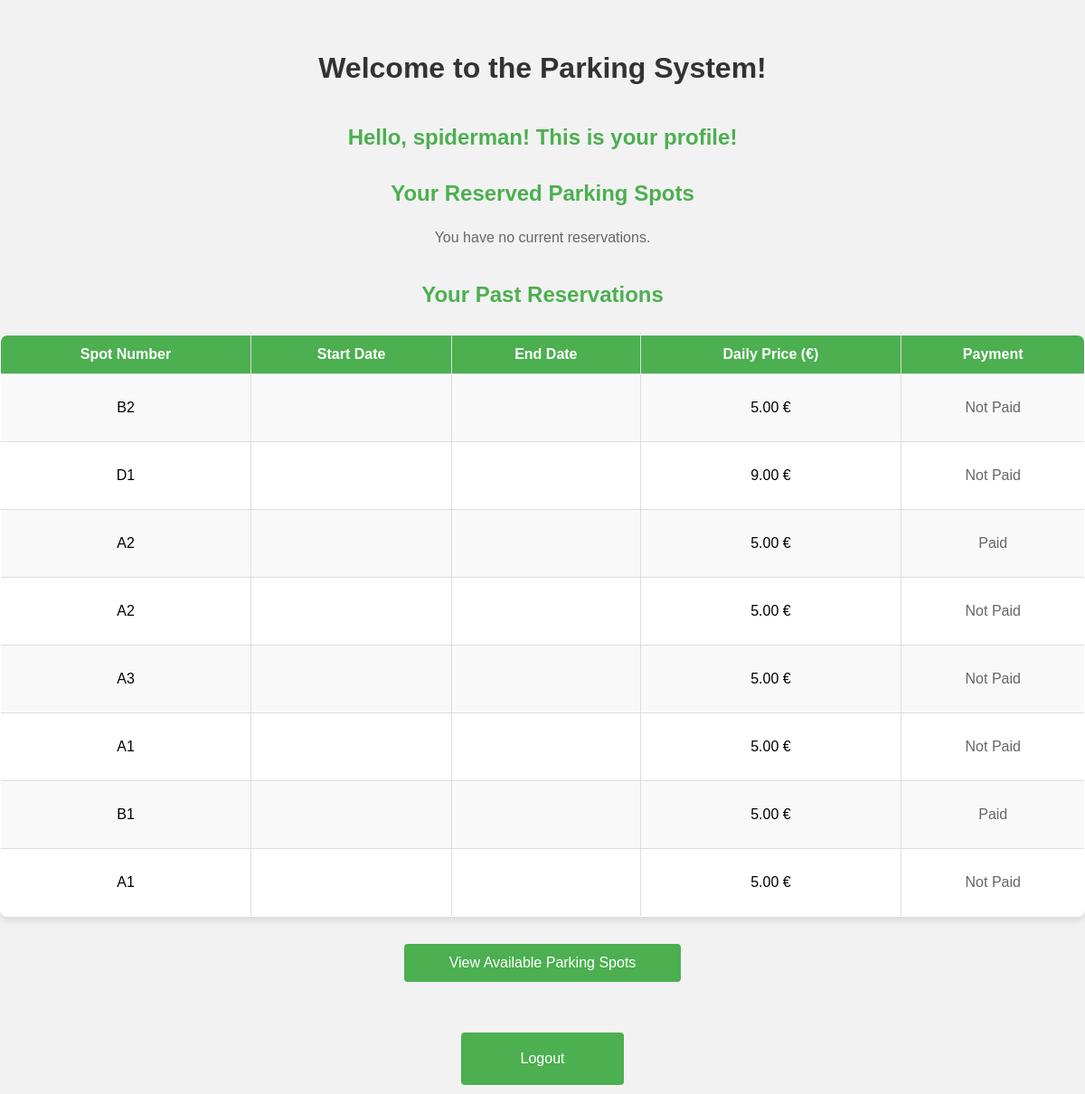
Before: /users/profile/ (signed in) with the older database file.
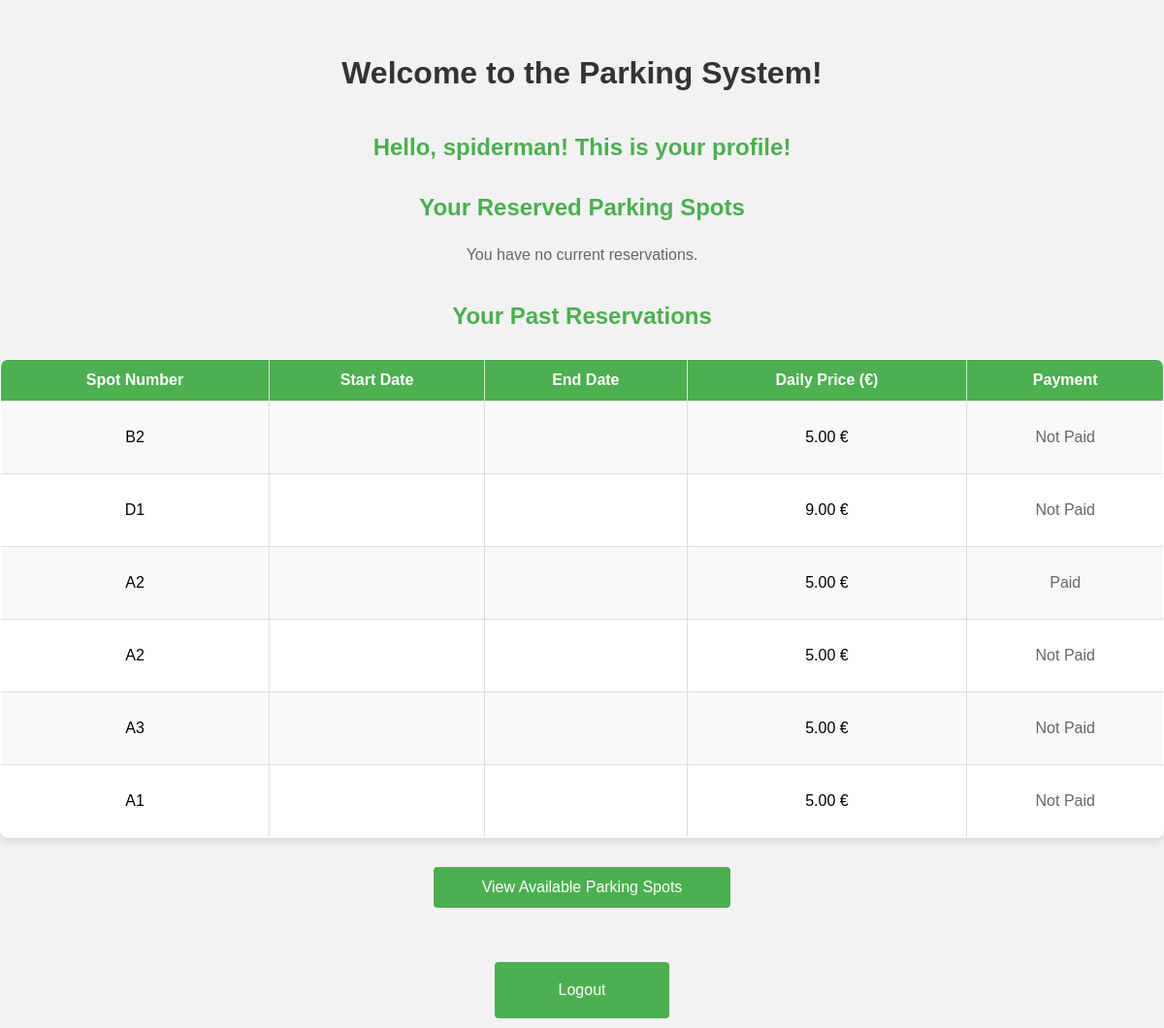
After: the same page with the newer database file.
### parking/models.py (models this page shows, shortened)
class Reservation(models.Model):
    user = models.ForeignKey(User, on_delete=models.CASCADE)
    spot = models.ForeignKey('ParkingSpot', on_delete=models.CASCADE, related_name="reservations")
    start_time = models.DateField()
    end_time = models.DateField()
    is_paid = models.BooleanField(default=False)  # Track payment status

class ParkingSpot(models.Model):
    location = models.ForeignKey(
        'ParkingLocation',
        on_delete=models.CASCADE,
        related_name="spots"
    )
    spot_number = models.CharField(max_length=10)
    is_reserved = models.BooleanField(default=False)
    is_rentable = models.BooleanField(default=False)
    daily_price = models.DecimalField(
        max_digits=10,
        decimal_places=2,
        null=True,
        blank=True
    )
    owner = models.ForeignKey(
        User,
        on_delete=models.SET_NULL,
        null=True,
        blank=True,
        related_name='owned_spots'
    )
    is_approved = models.BooleanField(default=False)

### users/views.py (the view)
# urls.py: path('profile/', views.profile_view, name='profile'),
@login_required
def profile_view(request):
    user = request.user
    current_reservations = Reservation.objects.filter(user=user, end_time__gte=timezone.now()).using('default')
    past_reservations = Reservation.objects.filter(user=user, end_time__lt=timezone.now()).using('default')
    return render(request, 'users/profile.html', {
        'user': user,
        'current_reservations': current_reservations,
        'past_reservations': past_reservations
    })

### users/templates/users/profile.html (shortened to what this page needs)
<!DOCTYPE html>
<html lang="en">
<head>
</head>
<body>
    <h2>Welcome to the Parking System!</h2>
    <h3>Hello, {{ user }}! This is your profile!</h3>
    <h3>Your Reserved Parking Spots</h3>
    {% if current_reservations %}
        <table border="1" cellspacing="0" cellpadding="5" style="width: 100%; text-align: left;">
            <tr>
                <th>Spot Number</th>
                <th>Start Date</th>
                <th>End Date</th>
                <th>Daily Price (€)</th>
                <th>Actions</th>
                <th>Payment</th>
            </tr>
            {% for reservation in current_reservations %}
            <tr>
                <td>{{ reservation.spot.spot_number }}</td>
                <td>{{ reservation.start_time|date:"Y-m-d" }}</td>
                <td>{{ reservation.end_time|date:"Y-m-d" }}</td>
                <td>{{ reservation.spot.daily_price|floatformat:2 }} €</td>
                <td>
                    <form method="POST" action="{% url 'unreserve_parking_spot' reservation.id %}">
                        {% csrf_token %}
                        <button type="submit">Cancel Reservation</button>
                    </form>
                </td>
                <td>
                    {% if not reservation.is_paid %}
                        <form method="POST" action="{% url 'checkout' reservation.id %}">
                            {% csrf_token %}
                            <button type="submit">Checkout</button>
                        </form>
                    {% else %}
                        <p>Paid</p>
                    {% endif %}
                </td>
            </tr>
            {% endfor %}
        </table>
    {% else %}
        <p>You have no current reservations.</p>
    {% endif %}
    <h3>Your Past Reservations</h3>
    {% if past_reservations %}
        <table border="1" cellspacing="0" cellpadding="5" style="width: 100%; text-align: left;">
            <tr>
                <th>Spot Number</th>
                <th>Start Date</th>
                <th>End Date</th>
                <th>Daily Price (€)</th>
                <th>Payment</th>
            </tr>
            {% for reservation in past_reservations %}
            <tr>
                <td>{{ reservation.spot.spot_number }}</td>
                <td>{{ reservation.start_time|date:"Y-m-d" }}</td>
                <td>{{ reservation.end_time|date:"Y-m-d" }}</td>
                <td>{{ reservation.spot.daily_price|floatformat:2 }} €</td>
                <td>
                    {% if reservation.is_paid %}
                        <p>Paid</p>
                    {% else %}
                        <p>Not Paid</p>
                    {% endif %}
                </td>
            </tr>
            {% endfor %}
        </table>
    {% else %}
        <p>You have no past reservations.</p>
    {% endif %}
    <button><a href="{% url 'parking_spots' %}">View Available Parking Spots</a></button>
    <br><br>
    <div class="btn-logout">
        <a href="{% url 'logout' %}">Logout</a>
    </div>
</body>
</html>

Changed rows visible on the page:
removed Reservation: spot.spot_number "B1", spot.daily_price "5.00", is_paid "Paid"
removed Reservation: spot.spot_number "A1", spot.daily_price "5.00", is_paid "Not Paid"
